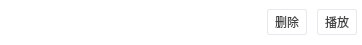
<?xml version="1.0" encoding="UTF-8"?>
<ui version="4.0">
 <class>VideoChoiceItem</class>
 <widget class="QWidget" name="VideoChoiceItem">
  <property name="geometry">
   <rect>
    <x>0</x>
    <y>0</y>
    <width>362</width>
    <height>45</height>
   </rect>
  </property>
  <property name="windowTitle">
   <string>Form</string>
  </property>
  <property name="styleSheet">
   <string notr="true">#VideoChoiceItem
{
	background-color: rgb(255, 255, 255);
	border-bottom-color:#E7EAEC;
	border-bottom-width: 1px;
}</string>
  </property>
  <layout class="QHBoxLayout" name="horizontalLayout">
   <property name="spacing">
    <number>0</number>
   </property>
   <property name="leftMargin">
    <number>4</number>
   </property>
   <property name="topMargin">
    <number>0</number>
   </property>
   <property name="rightMargin">
    <number>5</number>
   </property>
   <property name="bottomMargin">
    <number>0</number>
   </property>
   <item>
    <widget class="QLabel" name="labIcone">
     <property name="minimumSize">
      <size>
       <width>24</width>
       <height>24</height>
      </size>
     </property>
     <property name="maximumSize">
      <size>
       <width>24</width>
       <height>24</height>
      </size>
     </property>
     <property name="styleSheet">
      <string notr="true">border-image: url(:/common/img/mediaIc.png);</string>
     </property>
     <property name="text">
      <string/>
     </property>
    </widget>
   </item>
   <item>
    <spacer name="horizontalSpacer_2">
     <property name="orientation">
      <enum>Qt::Horizontal</enum>
     </property>
     <property name="sizeType">
      <enum>QSizePolicy::Fixed</enum>
     </property>
     <property name="sizeHint" stdset="0">
      <size>
       <width>5</width>
       <height>20</height>
      </size>
     </property>
    </spacer>
   </item>
   <item>
    <widget class="QLabel" name="labFile">
     <property name="sizePolicy">
      <sizepolicy hsizetype="Expanding" vsizetype="Preferred">
       <horstretch>0</horstretch>
       <verstretch>0</verstretch>
      </sizepolicy>
     </property>
     <property name="styleSheet">
      <string notr="true">font: 14px &quot;微软雅黑&quot;;
color:rgba(68,68,68,255);</string>
     </property>
     <property name="text">
      <string/>
     </property>
    </widget>
   </item>
   <item>
    <widget class="QPushButton" name="btnDel">
     <property name="enabled">
      <bool>true</bool>
     </property>
     <property name="minimumSize">
      <size>
       <width>40</width>
       <height>26</height>
      </size>
     </property>
     <property name="maximumSize">
      <size>
       <width>40</width>
       <height>26</height>
      </size>
     </property>
     <property name="styleSheet">
      <string notr="true">
QPushButton{
font: 12px &quot;微软雅黑&quot;;	
	color: rgb(68,68,68);
	border:1px solid rgb(231,234,236);
	background:rgb(255, 255, 255);
	border-radius:2px;
}

QPushButton:hover{
	color: rgb(255, 255, 255);
	background:rgba(82,204,144,255);
	border:1px solid rgba(82,204,144,0);
}

QPushButton:pressed{
	color: rgb(68,68,68);
	border:1px solid rgb(231,234,236);
	background:rgb(255, 255, 255);
}

QPushButton:disabled{
		color: rgb(153,153,153);
	border:1px solid rgb(231,234,236);
	background:rgb(231,234,236);
}

</string>
     </property>
     <property name="text">
      <string>删除</string>
     </property>
    </widget>
   </item>
   <item>
    <spacer name="horizontalSpacer">
     <property name="orientation">
      <enum>Qt::Horizontal</enum>
     </property>
     <property name="sizeType">
      <enum>QSizePolicy::Fixed</enum>
     </property>
     <property name="sizeHint" stdset="0">
      <size>
       <width>10</width>
       <height>20</height>
      </size>
     </property>
    </spacer>
   </item>
   <item>
    <widget class="GifButton" name="btnPlay">
     <property name="enabled">
      <bool>true</bool>
     </property>
     <property name="minimumSize">
      <size>
       <width>40</width>
       <height>26</height>
      </size>
     </property>
     <property name="maximumSize">
      <size>
       <width>40</width>
       <height>26</height>
      </size>
     </property>
     <property name="styleSheet">
      <string notr="true">QPushButton{
font:12px &quot;微软雅黑&quot;;
  color:rgb(68, 68, 68);
  border:1px solid rgb(231, 234, 236);
  background:rgb(255, 255, 255);
	  border-radius:2px;
}


QPushButton:hover{
	color: rgb(255, 255, 255);
	background:rgba(82,204,144,255);
	border:1px solid rgba(82,204,144,0);
}
QPushButton:pressed{
	color: rgb(68,68,68);
	border:1px solid rgb(231,234,236);
	background:rgb(255, 255, 255);
}
QPushButton:!enabled{
		color: rgba(82,204,144,255);
	border:0px solid rgb(255, 255, 255);
	background:rgb(255, 255, 255);
}</string>
     </property>
     <property name="text">
      <string>播放</string>
     </property>
     <property name="flat">
      <bool>true</bool>
     </property>
    </widget>
   </item>
  </layout>
 </widget>
 <customwidgets>
  <customwidget>
   <class>GifButton</class>
   <extends>QPushButton</extends>
   <header>gifbutton.h</header>
  </customwidget>
 </customwidgets>
 <resources>
  <include location="../../VLive/VLive.qrc"/>
 </resources>
 <connections/>
</ui>
